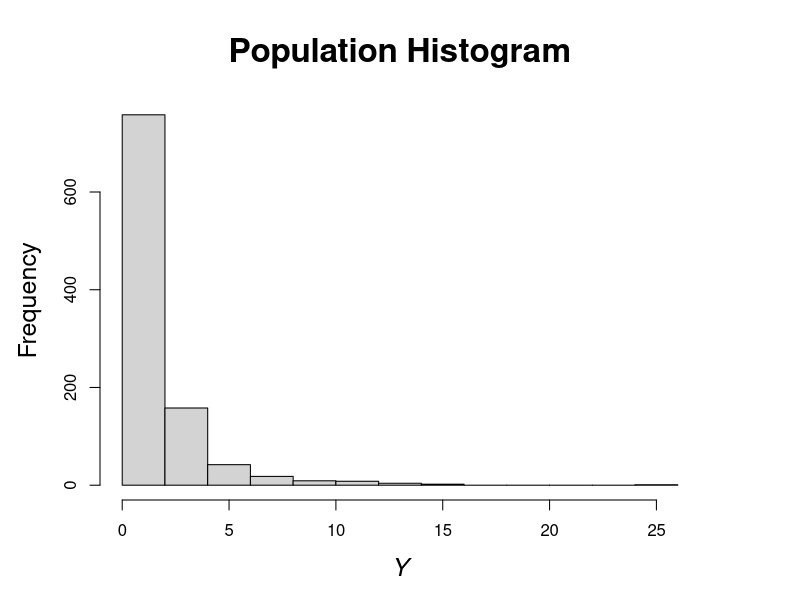
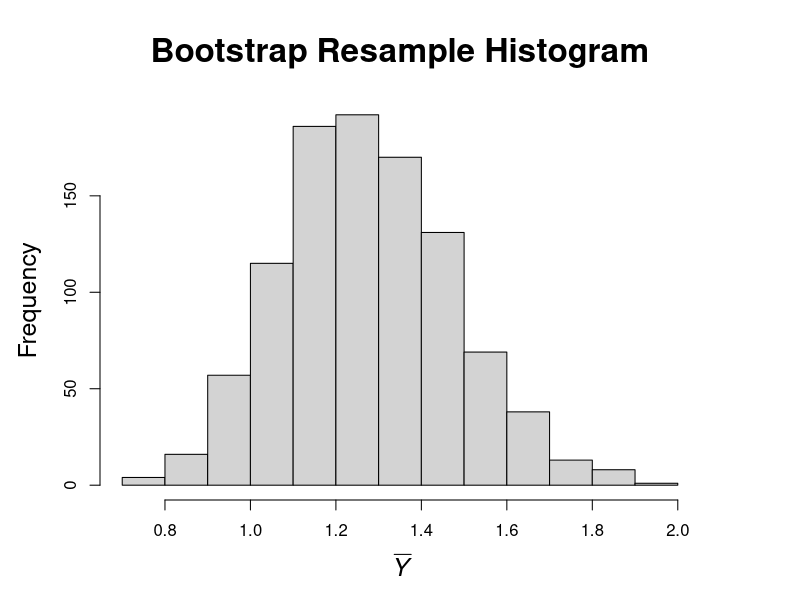

These figures' R source, in order:
library(boot)

# Generate a population
set.seed(123)
pop.Y <- rlnorm(1000)
print(Y.bar <- mean(pop.Y))
print(pop.var <- sum((pop.Y - Y.bar)^2) / 1000)

par(mai = c(1,1,1,1))
hist(pop.Y, main = "Population Histogram",
   cex.main = 2, xlab = expression(italic(Y)),
   cex.lab = 1.5) # Fig. 10.3a

# Take a sample of size 20 (without replacement)
set.seed(123)
print(sample.Y <- sample(pop.Y, size = 20), digits = 3)
print(mean(sample.Y), digits = 3)
print(sd(sample.Y) / sqrt(20), digits = 3)
print(sqrt(pop.var / 20), digits = 3)

boot.sample <- function(x) sample(x, size = length(x),
   replace = TRUE)
# One bootstrap resample
print(b <- boot.sample(sample.Y), digits = 3)
print(mean(b), digits = 3)
# A second bootstrap resample
print(b <- boot.sample(sample.Y), digits = 3)
print(mean(b), digits = 3)
#A third bootstrap resample
print(b <- boot.sample(sample.Y), digits = 3)
print(mean(b), digits = 3)


# Compute the bootstap sample of means
sample.mean <- function(x){
   Y <- sample(x, size = length(x), replace = TRUE)
   return(mean(Y))
}
set.seed(123)
boot.dist <- replicate(1000, sample.mean(sample.Y))
print(mean(boot.dist), digits = 3)
print(sd(boot.dist), digits = 3)
hist(boot.dist, main = "Bootstrap Resample Histogram",
   cex.main = 2, xlab = expression(italic(bar(Y))),
   cex.lab = 1.5)  # Fig 10.3b

# Now use the function boot
set.seed(123)
mean.Y <- function(Y,i) mean(Y[i])
boot.Y <- boot(sample.Y, mean.Y, R = 1000)
print(sd(boot.Y$t), digits = 3)


